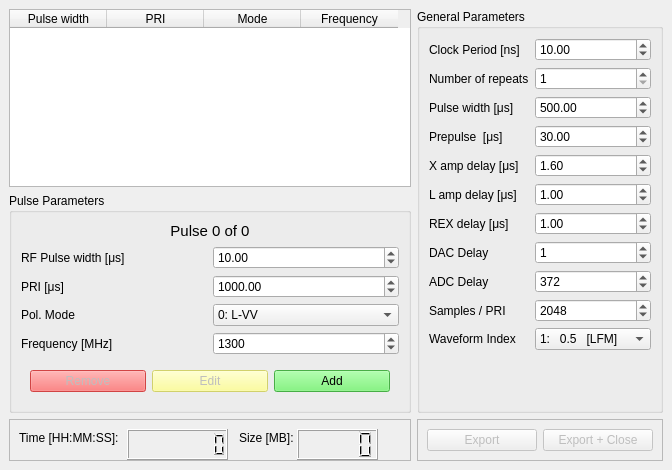
<?xml version="1.0" encoding="UTF-8"?>
<ui version="4.0">
 <class>MainWindow</class>
 <widget class="QMainWindow" name="MainWindow">
  <property name="geometry">
   <rect>
    <x>0</x>
    <y>0</y>
    <width>672</width>
    <height>470</height>
   </rect>
  </property>
  <property name="windowTitle">
   <string>TCU Parameter Editor v1.1.0</string>
  </property>
  <property name="autoFillBackground">
   <bool>false</bool>
  </property>
  <widget class="QWidget" name="centralwidget">
   <layout class="QGridLayout" name="gridLayout">
    <item row="3" column="1">
     <widget class="QFrame" name="frame">
      <property name="frameShape">
       <enum>QFrame::StyledPanel</enum>
      </property>
      <property name="frameShadow">
       <enum>QFrame::Raised</enum>
      </property>
      <layout class="QHBoxLayout" name="horizontalLayout">
       <item>
        <widget class="QPushButton" name="button_export">
         <property name="enabled">
          <bool>false</bool>
         </property>
         <property name="text">
          <string>Export</string>
         </property>
        </widget>
       </item>
       <item>
        <widget class="QPushButton" name="button_export_close">
         <property name="enabled">
          <bool>false</bool>
         </property>
         <property name="text">
          <string>Export + Close</string>
         </property>
        </widget>
       </item>
      </layout>
     </widget>
    </item>
    <item row="0" column="0">
     <widget class="QTableWidget" name="table_pulse_params">
      <property name="minimumSize">
       <size>
        <width>391</width>
        <height>61</height>
       </size>
      </property>
      <property name="autoScroll">
       <bool>true</bool>
      </property>
      <property name="editTriggers">
       <set>QAbstractItemView::NoEditTriggers</set>
      </property>
      <property name="selectionMode">
       <enum>QAbstractItemView::SingleSelection</enum>
      </property>
      <property name="selectionBehavior">
       <enum>QAbstractItemView::SelectRows</enum>
      </property>
      <attribute name="horizontalHeaderDefaultSectionSize">
       <number>97</number>
      </attribute>
      <column>
       <property name="text">
        <string>Pulse width</string>
       </property>
      </column>
      <column>
       <property name="text">
        <string>PRI</string>
       </property>
      </column>
      <column>
       <property name="text">
        <string>Mode</string>
       </property>
      </column>
      <column>
       <property name="text">
        <string>Frequency</string>
       </property>
      </column>
     </widget>
    </item>
    <item row="0" column="1" rowspan="2">
     <widget class="QGroupBox" name="groupBox_2">
      <property name="title">
       <string>General Parameters</string>
      </property>
      <layout class="QFormLayout" name="formLayout_2">
       <item row="0" column="0">
        <widget class="QLabel" name="label_11">
         <property name="text">
          <string>Clock Period [ns]</string>
         </property>
        </widget>
       </item>
       <item row="0" column="1">
        <widget class="QDoubleSpinBox" name="spin_clk_period">
         <property name="maximum">
          <double>999999.989999999990687</double>
         </property>
         <property name="value">
          <double>10.000000000000000</double>
         </property>
        </widget>
       </item>
       <item row="1" column="0">
        <widget class="QLabel" name="label_7">
         <property name="text">
          <string>Number of repeats</string>
         </property>
        </widget>
       </item>
       <item row="1" column="1">
        <widget class="QSpinBox" name="spin_num_repeats">
         <property name="minimum">
          <number>1</number>
         </property>
         <property name="maximum">
          <number>999999999</number>
         </property>
         <property name="displayIntegerBase">
          <number>10</number>
         </property>
        </widget>
       </item>
       <item row="2" column="0">
        <widget class="QLabel" name="label_10">
         <property name="text">
          <string>Pulse width [μs]</string>
         </property>
        </widget>
       </item>
       <item row="2" column="1">
        <widget class="QDoubleSpinBox" name="spin_pri_pulse_width">
         <property name="maximum">
          <double>999999999.000000000000000</double>
         </property>
         <property name="value">
          <double>500.000000000000000</double>
         </property>
        </widget>
       </item>
       <item row="3" column="0">
        <widget class="QLabel" name="label">
         <property name="text">
          <string>Prepulse  [μs]</string>
         </property>
        </widget>
       </item>
       <item row="3" column="1">
        <widget class="QDoubleSpinBox" name="spin_prepulse">
         <property name="maximum">
          <double>999.990000000000009</double>
         </property>
         <property name="singleStep">
          <double>0.100000000000000</double>
         </property>
         <property name="value">
          <double>30.000000000000000</double>
         </property>
        </widget>
       </item>
       <item row="4" column="0">
        <widget class="QLabel" name="label_8">
         <property name="text">
          <string>X amp delay [μs]</string>
         </property>
        </widget>
       </item>
       <item row="4" column="1">
        <widget class="QDoubleSpinBox" name="spin_x_amp_delay">
         <property name="singleStep">
          <double>0.100000000000000</double>
         </property>
         <property name="value">
          <double>1.600000000000000</double>
         </property>
        </widget>
       </item>
       <item row="5" column="0">
        <widget class="QLabel" name="label_9">
         <property name="text">
          <string>L amp delay [μs]</string>
         </property>
        </widget>
       </item>
       <item row="5" column="1">
        <widget class="QDoubleSpinBox" name="spin_l_amp_delay">
         <property name="singleStep">
          <double>0.100000000000000</double>
         </property>
         <property name="value">
          <double>1.000000000000000</double>
         </property>
        </widget>
       </item>
       <item row="6" column="0">
        <widget class="QLabel" name="label_16">
         <property name="text">
          <string>REX delay [μs]</string>
         </property>
        </widget>
       </item>
       <item row="6" column="1">
        <widget class="QDoubleSpinBox" name="spin_rex_delay">
         <property name="singleStep">
          <double>0.100000000000000</double>
         </property>
         <property name="value">
          <double>1.000000000000000</double>
         </property>
        </widget>
       </item>
       <item row="7" column="0">
        <widget class="QLabel" name="label_12">
         <property name="text">
          <string>DAC Delay</string>
         </property>
        </widget>
       </item>
       <item row="7" column="1">
        <widget class="QSpinBox" name="spin_dac_delay">
         <property name="maximum">
          <number>999999999</number>
         </property>
         <property name="value">
          <number>1</number>
         </property>
        </widget>
       </item>
       <item row="8" column="0">
        <widget class="QLabel" name="label_13">
         <property name="text">
          <string>ADC Delay</string>
         </property>
        </widget>
       </item>
       <item row="8" column="1">
        <widget class="QSpinBox" name="spin_adc_delay">
         <property name="maximum">
          <number>999999999</number>
         </property>
         <property name="value">
          <number>372</number>
         </property>
        </widget>
       </item>
       <item row="9" column="0">
        <widget class="QLabel" name="label_14">
         <property name="text">
          <string>Samples / PRI</string>
         </property>
        </widget>
       </item>
       <item row="9" column="1">
        <widget class="QSpinBox" name="spin_samples_per_pri">
         <property name="maximum">
          <number>999999999</number>
         </property>
         <property name="value">
          <number>2048</number>
         </property>
        </widget>
       </item>
       <item row="10" column="0">
        <widget class="QLabel" name="label_15">
         <property name="text">
          <string>Waveform Index</string>
         </property>
        </widget>
       </item>
       <item row="10" column="1">
        <widget class="QComboBox" name="combo_waveform_index">
         <item>
          <property name="text">
           <string>1:   0.5   [LFM]</string>
          </property>
         </item>
         <item>
          <property name="text">
           <string>2:   1.0   [LFM]</string>
          </property>
         </item>
         <item>
          <property name="text">
           <string>3:   3.0   [LFM]</string>
          </property>
         </item>
         <item>
          <property name="text">
           <string>4:   5.0   [LFM]</string>
          </property>
         </item>
         <item>
          <property name="text">
           <string>5:   10.0 [LFM]</string>
          </property>
         </item>
         <item>
          <property name="text">
           <string>6:   15.0 [LFM]</string>
          </property>
         </item>
         <item>
          <property name="text">
           <string>7:   20.0 [LFM]</string>
          </property>
         </item>
         <item>
          <property name="text">
           <string>8:   0.5   [NLFM]</string>
          </property>
         </item>
         <item>
          <property name="text">
           <string>9:   1.0   [NLFM]</string>
          </property>
         </item>
         <item>
          <property name="text">
           <string>10: 3.0   [NLFM]</string>
          </property>
         </item>
         <item>
          <property name="text">
           <string>11: 5.0   [NLFM]</string>
          </property>
         </item>
         <item>
          <property name="text">
           <string>12: 10.0 [NLFM]</string>
          </property>
         </item>
         <item>
          <property name="text">
           <string>13: 15.0 [NLFM]</string>
          </property>
         </item>
         <item>
          <property name="text">
           <string>14: 20.0 [NLFM]</string>
          </property>
         </item>
        </widget>
       </item>
      </layout>
     </widget>
    </item>
    <item row="3" column="0">
     <widget class="QFrame" name="frame_2">
      <property name="frameShape">
       <enum>QFrame::StyledPanel</enum>
      </property>
      <property name="frameShadow">
       <enum>QFrame::Raised</enum>
      </property>
      <widget class="QLabel" name="label_17">
       <property name="geometry">
        <rect>
         <x>10</x>
         <y>10</y>
         <width>102</width>
         <height>17</height>
        </rect>
       </property>
       <property name="text">
        <string>Time [HH:MM:SS]:</string>
       </property>
      </widget>
      <widget class="QLCDNumber" name="lcdNumber_time">
       <property name="geometry">
        <rect>
         <x>118</x>
         <y>10</y>
         <width>101</width>
         <height>31</height>
        </rect>
       </property>
       <property name="digitCount">
        <number>8</number>
       </property>
      </widget>
      <widget class="QLabel" name="label_18">
       <property name="geometry">
        <rect>
         <x>230</x>
         <y>10</y>
         <width>55</width>
         <height>17</height>
        </rect>
       </property>
       <property name="text">
        <string>Size [MB]:</string>
       </property>
      </widget>
      <widget class="QLCDNumber" name="lcdNumber_size">
       <property name="geometry">
        <rect>
         <x>288</x>
         <y>10</y>
         <width>81</width>
         <height>31</height>
        </rect>
       </property>
      </widget>
     </widget>
    </item>
    <item row="1" column="0">
     <widget class="QGroupBox" name="groupBox">
      <property name="title">
       <string>Pulse Parameters</string>
      </property>
      <layout class="QGridLayout" name="gridLayout_2">
       <item row="4" column="0">
        <widget class="QLabel" name="label_4">
         <property name="text">
          <string>Frequency [MHz]</string>
         </property>
        </widget>
       </item>
       <item row="1" column="1">
        <widget class="QDoubleSpinBox" name="spin_rf_pulse_width">
         <property name="singleStep">
          <double>0.100000000000000</double>
         </property>
         <property name="value">
          <double>10.000000000000000</double>
         </property>
        </widget>
       </item>
       <item row="2" column="0">
        <widget class="QLabel" name="label_3">
         <property name="text">
          <string>PRI [μs]</string>
         </property>
        </widget>
       </item>
       <item row="2" column="1">
        <widget class="QDoubleSpinBox" name="spin_pri">
         <property name="maximum">
          <double>9999999.990000000223517</double>
         </property>
         <property name="singleStep">
          <double>0.100000000000000</double>
         </property>
         <property name="value">
          <double>1000.000000000000000</double>
         </property>
        </widget>
       </item>
       <item row="5" column="0" colspan="2">
        <widget class="QWidget" name="widget" native="true">
         <layout class="QHBoxLayout" name="horizontalLayout_2">
          <item>
           <widget class="QPushButton" name="button_remove_pulse">
            <property name="enabled">
             <bool>false</bool>
            </property>
            <property name="styleSheet">
             <string notr="true">background-color: rgb(255, 83, 83);</string>
            </property>
            <property name="text">
             <string>Remove</string>
            </property>
           </widget>
          </item>
          <item>
           <widget class="QPushButton" name="button_edit_pulse">
            <property name="enabled">
             <bool>false</bool>
            </property>
            <property name="styleSheet">
             <string notr="true">background-color: rgb(255, 255, 131);</string>
            </property>
            <property name="text">
             <string>Edit</string>
            </property>
           </widget>
          </item>
          <item>
           <widget class="QPushButton" name="button_add_pulse">
            <property name="autoFillBackground">
             <bool>false</bool>
            </property>
            <property name="styleSheet">
             <string notr="true">background-color: rgb(101, 244, 98);</string>
            </property>
            <property name="text">
             <string>Add</string>
            </property>
           </widget>
          </item>
         </layout>
        </widget>
       </item>
       <item row="3" column="0">
        <widget class="QLabel" name="label_5">
         <property name="text">
          <string>Pol. Mode</string>
         </property>
        </widget>
       </item>
       <item row="1" column="0">
        <widget class="QLabel" name="label_2">
         <property name="text">
          <string>RF Pulse width [μs]</string>
         </property>
        </widget>
       </item>
       <item row="3" column="1">
        <widget class="QComboBox" name="combo_mode">
         <item>
          <property name="text">
           <string>0: L-VV</string>
          </property>
         </item>
         <item>
          <property name="text">
           <string>1: L-VH</string>
          </property>
         </item>
         <item>
          <property name="text">
           <string>2: L-HV</string>
          </property>
         </item>
         <item>
          <property name="text">
           <string>3: L-HH</string>
          </property>
         </item>
         <item>
          <property name="text">
           <string>4: X-HV/H</string>
          </property>
         </item>
         <item>
          <property name="text">
           <string>5: X-VV/H</string>
          </property>
         </item>
        </widget>
       </item>
       <item row="4" column="1">
        <widget class="QDoubleSpinBox" name="spin_frequency">
         <property name="decimals">
          <number>0</number>
         </property>
         <property name="maximum">
          <double>10000.000000000000000</double>
         </property>
         <property name="singleStep">
          <double>1.000000000000000</double>
         </property>
         <property name="value">
          <double>1300.000000000000000</double>
         </property>
        </widget>
       </item>
       <item row="0" column="0" colspan="2">
        <widget class="QLabel" name="label_pulse_index">
         <property name="font">
          <font>
           <pointsize>11</pointsize>
          </font>
         </property>
         <property name="text">
          <string>Pulse 0 of 0</string>
         </property>
         <property name="alignment">
          <set>Qt::AlignCenter</set>
         </property>
        </widget>
       </item>
      </layout>
     </widget>
    </item>
   </layout>
  </widget>
  <action name="actionOpen">
   <property name="text">
    <string>Open...</string>
   </property>
  </action>
  <action name="actionQuit">
   <property name="text">
    <string>Quit</string>
   </property>
  </action>
  <action name="actionNew">
   <property name="text">
    <string>New</string>
   </property>
  </action>
  <action name="actionExport">
   <property name="text">
    <string>Export...</string>
   </property>
  </action>
  <action name="actionAbout">
   <property name="text">
    <string>About</string>
   </property>
  </action>
  <action name="actionPreferences">
   <property name="enabled">
    <bool>true</bool>
   </property>
   <property name="text">
    <string>Preferences...</string>
   </property>
  </action>
 </widget>
 <resources/>
 <connections/>
</ui>
